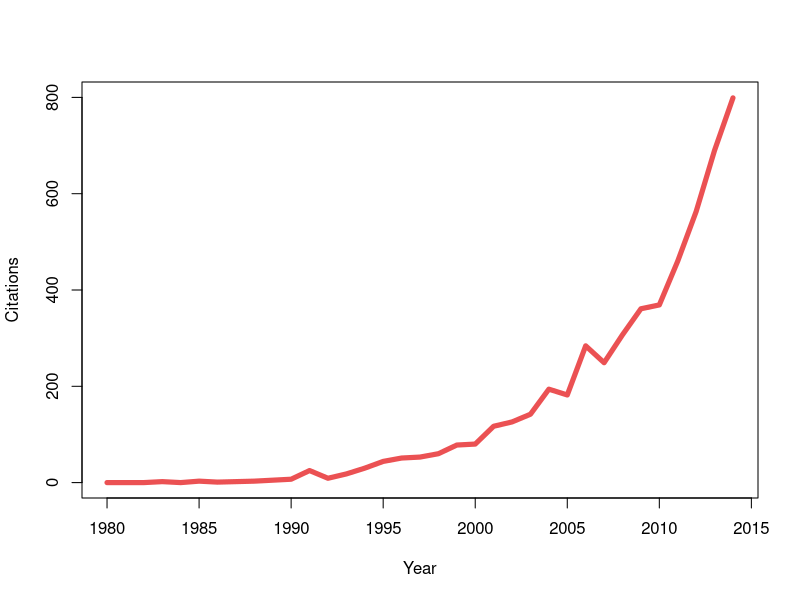

Reproduce this figure in R.
ds <- read.csv("PCMCitesThruTime.csv")

# Plot for talk slides
newred <- rgb(red = 235, green = 81, blue = 83, maxColorValue = 255)

png("PCMCitations.png", bg = "transparent")

# Plot citations
plot(Citations ~ Year, data = ds, type = "l", ylim = c(0, 800), 
     col = newred, lwd = 5)

dev.off()
